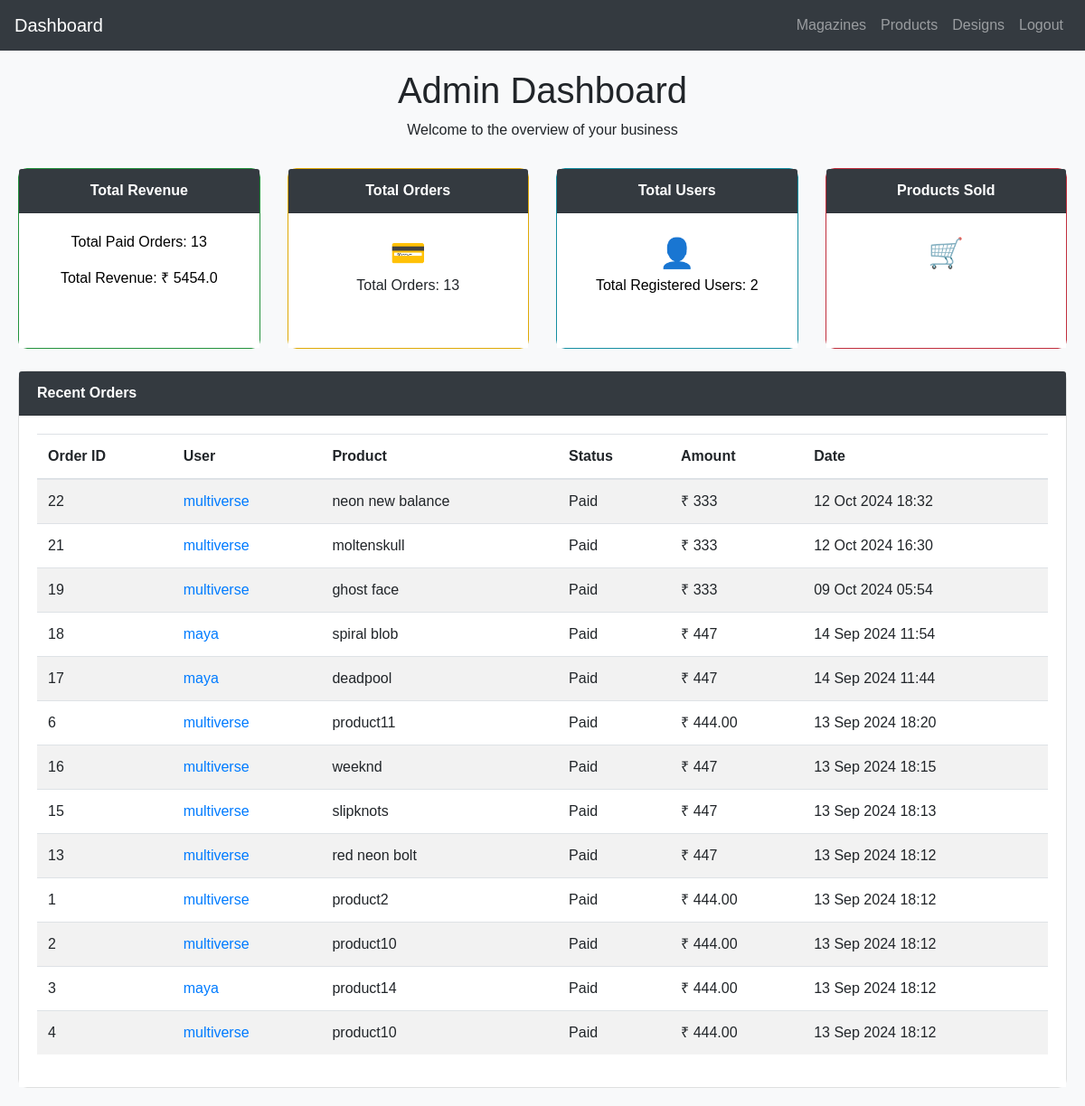
The app's page /dashboard/, older data.
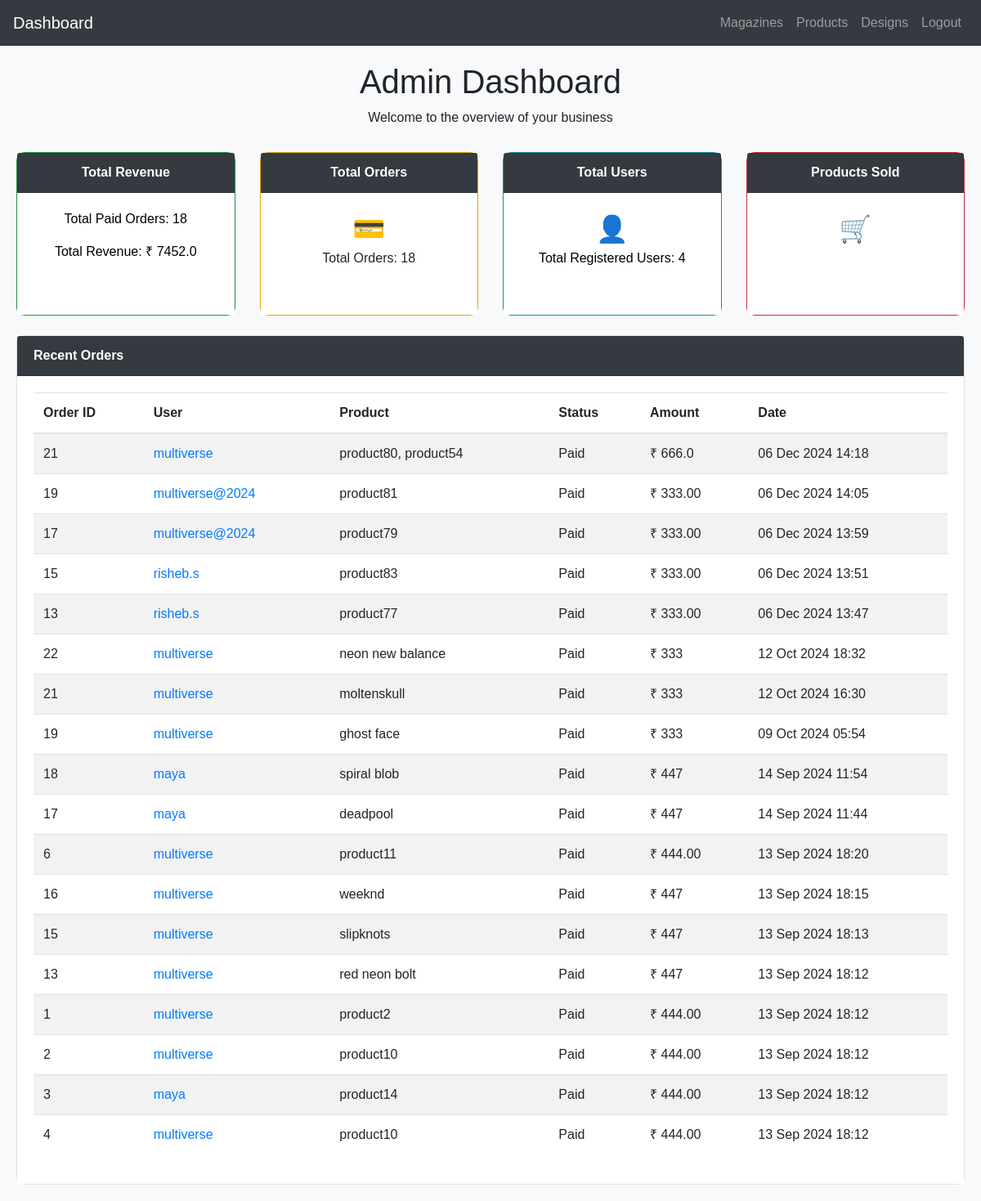
The same page, newer data.
### productapp/models.py (models this page shows, shortened)
class OrderDesign(models.Model):
     user=models.ForeignKey(User,on_delete=models.CASCADE)
     info=models.ForeignKey(UserProfile,on_delete=models.CASCADE)
     design_name = models.CharField(max_length=255)
     designcolor = models.CharField(max_length=225)
     designsize = models.CharField(max_length=225)
     amount = models.CharField(max_length=10)
     payment_id = models.CharField(max_length=100)
     paid = models.BooleanField(default=False)
     order_confirmed = models.BooleanField(default=True)
     shipped = models.BooleanField(default=False)
     delivered = models.BooleanField(default=False)
     created_at = models.DateTimeField(auto_now_add=True)

class OrderCart(models.Model):
     user=models.ForeignKey(User,on_delete=models.CASCADE)
     info=models.ForeignKey(UserProfile,on_delete=models.CASCADE)
     product_name = models.CharField(max_length=255)
     color = models.CharField(max_length=225)
     size = models.CharField(max_length=225)
     amount = models.CharField(max_length=10)
     payment_id = models.CharField(max_length=100)
     paid = models.BooleanField(default=False)
     order_confirmed = models.BooleanField(default=True)
     shipped = models.BooleanField(default=False)
     delivered = models.BooleanField(default=False)
     created_at = models.DateTimeField(auto_now_add=True)

### productapp/views.py (the view)
# urls.py: path('dashboard/', views.dashboard, name='dashboard'),
def dashboard(request):
    user_count = User.objects.count()
    cart_order_count = OrderCart.objects.filter(paid=True).count()
    design_order_count = OrderDesign.objects.filter(paid=True).count()
    total_orders = cart_order_count + design_order_count
    cart_orders = OrderCart.objects.filter(paid=True)
    design_orders = OrderDesign.objects.filter(paid=True)
    for order in cart_orders:
        order.order_type = "OrderCart"
    for order in design_orders:
        order.order_type = "OrderDesign"
    all_orders = sorted(
        chain(cart_orders, design_orders),
        key=lambda order: order.created_at,
        reverse=True
    )
    cart_revenue = (
        OrderCart.objects.filter(paid=True)
        .aggregate(total=Sum(F('amount'), output_field=FloatField()))['total'] or 0
    )
    design_revenue = (
        OrderDesign.objects.filter(paid=True)
        .aggregate(total=Sum(F('amount'), output_field=FloatField()))['total'] or 0
    )
    total_paid_orders = cart_order_count + design_order_count
    total_revenue = float(cart_revenue) + float(design_revenue)
    return render(request, 'dashboard.html', {
        'orders': all_orders,
        'user_count': user_count,
        'total_orders': total_orders,
        'total_paid_orders': total_paid_orders,
        'total_revenue': total_revenue
    })

### templates/dashboard.html (shortened to what the changed rows need)
<!DOCTYPE html>
<html lang="en">
<head>
    <link href="https://stackpath.bootstrapcdn.com/bootstrap/4.5.2/css/bootstrap.min.css" rel="stylesheet">
</head>
<body>
    <div class="container-fluid">
        <div class="dashboard-header">
            <h1>Admin Dashboard</h1>
        </div>
        <div class="row">
            <div class="col-lg-3 col-md-6 mb-4">
                <div class="card revenue-card">
                    <div class="card-body text-center">
                        <p>Total Paid Orders: {{ total_paid_orders }}</p>
                         <p>Total Revenue: ₹ {{ total_revenue }}</p>
                    </div>
                </div>
            </div>
            <div class="col-lg-3 col-md-6 mb-4">
                <div class="card orders-card">
                    <div class="card-body text-center">
                        <span class="stats-icon">&#128179;</span>
                        <p>Total Orders: {{ total_orders }}</p>
                    </div>
                </div>
            </div>
            <div class="col-lg-3 col-md-6 mb-4">
                <div class="card users-card">
                    <div class="card-body text-center">
                        <span class="stats-icon">&#128100;</span>
                        <p>Total Registered Users: {{ user_count }}</p>
                    </div>
                </div>
            </div>
            <div class="col-lg-3 col-md-6 mb-4">
                <div class="card products-card">
                    <div class="card-body text-center">
                        <h2>645</h2>
                    </div>
                </div>
            </div>
        </div>
        <div class="row">
            <div class="col-12">
                <div class="card">
                    <div class="card-body">
                        <table class="table table-striped table-responsive-md">
                            <thead>
                                <tr>
                                    <th>Order ID</th>
                                    <th>User</th>
                                    <th>Product</th>
                                    <th>Status</th>
                                    <th>Amount</th>
                                    <th>Date</th>
                                </tr>
                            </thead>
                            <tbody>
                                {% for order in orders %}
                                    <tr>
                                        <td>{{ order.id }}</td>
                                        <td>
                                            <a href="{% url 'productapp:admin_order_detail' order.id order.order_type %}">
                                            {{ order.user.username }}
                                         </a>
                                        </td>
                                        {% if order.product_name %}
                                            <td>{{ order.product_name }}</td>
                                        {% else %}
                                            <td>{{ order.design_name }}</td>
                                        {% endif %}
                                        <td>{{ order.paid|yesno:"Paid,Pending" }}</td>
                                        <td>₹ {{ order.amount }}</td>
                                        <td>{{ order.created_at|date:"d M Y H:i" }}</td>
                                    </tr>
                                {% empty %}
                                    <tr>
                                        <td colspan="6" class="text-center">No orders found.</td>
                                    </tr>
                                {% endfor %}
                            </tbody>
                        </table>
                    </div>
                </div>
            </div>
        </div>
    </div>
</body>
</html>

Row changes from the older to the newer data that the page shows:
added OrderCart: id "21", user.username "multiverse", product_name "product80, product54", paid "Paid", amount "666.0", created_at "06 Dec 2024 14:18"
added OrderCart: id "19", user.username "multiverse@2024", product_name "product81", paid "Paid", amount "333.00", created_at "06 Dec 2024 14:05"
added OrderCart: id "17", user.username "multiverse@2024", product_name "product79", paid "Paid", amount "333.00", created_at "06 Dec 2024 13:59"
added OrderCart: id "15", user.username "risheb.s", product_name "product83", paid "Paid", amount "333.00", created_at "06 Dec 2024 13:51"
added OrderCart: id "13", user.username "risheb.s", product_name "product77", paid "Paid", amount "333.00", created_at "06 Dec 2024 13:47"
Text that changed along with them:
{{ total_paid_orders }}: "13" → "18"
{{ total_revenue }}: "5454.0" → "7452.0"
{{ total_orders }}: "13" → "18"
{{ user_count }}: "2" → "4"
